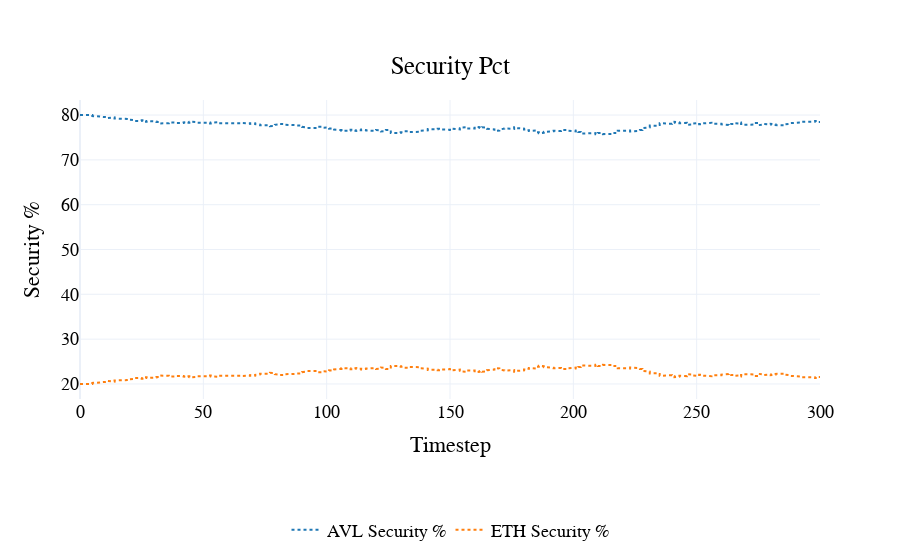

Notebook cell for this chart:
### Code cell
fig= visualizations.plot_security_pct(
    df
)
pio.show(fig)

### Figure 1 — Plotly figure (JSON) as saved in the notebook; plotly's stock layout.template omitted (floating-point values rounded to 4 significant figures; data arrays with more than 128 entries replaced by an {"elided": "..."} marker saying what was removed)
{"data": [{"line": {"color": "#1f77b4", "dash": "dot"}, "name": "AVL Security %", "type": "scatter", "x": {"elided": "2401 int values"}, "y": {"elided": "2401 float values"}}, {"line": {"color": "#ff7f0e", "dash": "dot"}, "name": "ETH Security %", "type": "scatter", "x": {"elided": "2401 int values"}, "y": {"elided": "2401 float values"}}], "layout": {"font": {"color": "black", "family": "Arial", "size": 18}, "hovermode": "x unified", "legend": {"orientation": "h", "x": 0.5, "xanchor": "center", "y": -0.5, "yanchor": "bottom"}, "paper_bgcolor": "rgba(255, 255, 255, 1)", "plot_bgcolor": "rgba(255, 255, 255, 1)", "title": {"text": "Security Pct", "x": 0.5, "xanchor": "center", "y": 0.9, "yanchor": "top"}, "xaxis": {"title": {"text": "Timestep"}}, "yaxis": {"title": {"text": "Security %"}}}}
